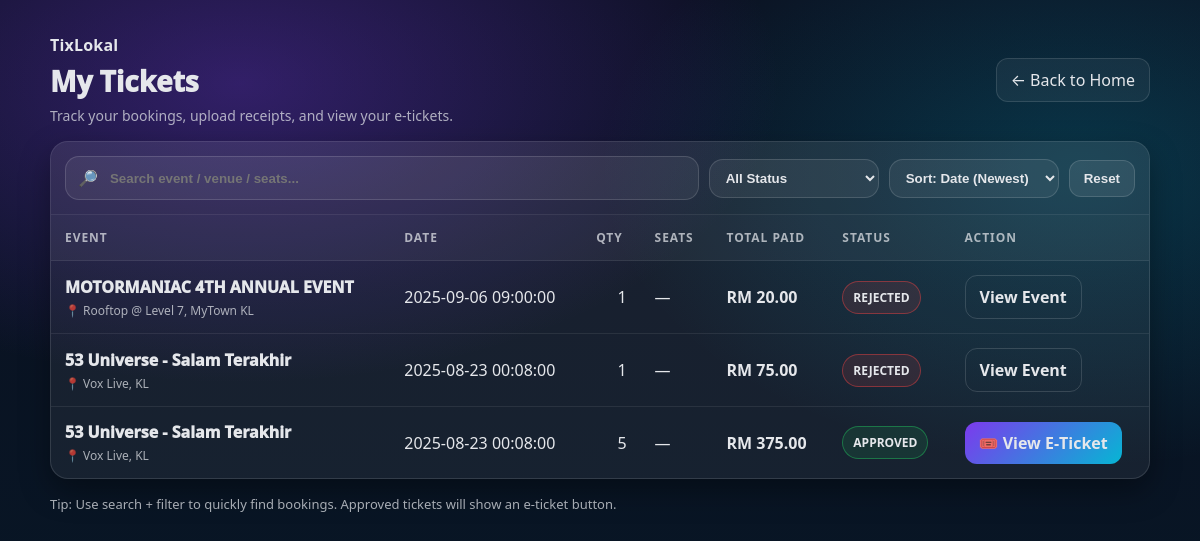
/my_tickets.php (signed in), run on the app's committed database.
### tables this page shows
CREATE TABLE `bookings` (
  `id` int(11) NOT NULL,
  `user_id` int(11) DEFAULT NULL,
  `concert_id` int(11) DEFAULT NULL,
  `quantity` int(11) DEFAULT 1,
  `total_price` decimal(10,2) DEFAULT 0.00,
  `booking_date` timestamp NOT NULL DEFAULT current_timestamp(),
  `status` enum('pending_payment','verification_pending','approved','rejected') DEFAULT 'pending_payment',
  `qr_code_data` varchar(255) DEFAULT NULL
);

CREATE TABLE `concerts` (
  `id` int(11) NOT NULL,
  `artist` varchar(100) DEFAULT NULL,
  `venue` varchar(100) DEFAULT NULL,
  `event_date` datetime DEFAULT NULL,
  `price` decimal(10,2) DEFAULT NULL,
  `capacity` int(11) DEFAULT 100,
  `description` text DEFAULT NULL,
  `spotify_url` varchar(255) DEFAULT NULL,
  `image_url` varchar(255) DEFAULT NULL
);

### my_tickets.php (the view, shortened to what this page needs)
<?php
include 'config.php';
$user_id = (int)$_SESSION['user_id'];
?>
<!DOCTYPE html>
<html>
<head>
</head>
<body>
<div class="wrap">
  <div class="top">
    <div>
      <div class="brand">TixLokal</div>
      <div class="h1">My Tickets</div>
      <div class="sub">Track your bookings, upload receipts, and view your e‑tickets.</div>
    </div>
    <a class="back" href="index.php">← Back to Home</a>
  </div>
<?php
$sql = "SELECT b.*, c.artist, c.venue, c.event_date
        FROM bookings b
        JOIN concerts c ON b.concert_id = c.id
        WHERE b.user_id={$user_id}
        ORDER BY b.booking_date DESC";
$res = mysqli_query($conn, $sql);
$hasRows = ($res && mysqli_num_rows($res) > 0);
if (!$hasRows) {
?>
  <div class="empty">
    <div style="font-weight:900;color:var(--text);font-size:16px;">No tickets yet</div>
    <div style="margin-top:6px;">Browse events and book your first concert ticket.</div>
    <div style="margin-top:14px;">
      <a class="btn primary" href="index.php">🎫 Explore Events</a>
    </div>
  </div>
<?php
} else {
?>
  <div class="panel">
    <div class="controls">
      <div class="field" title="Search event / venue / seats">
        🔎 <input id="q" type="text" placeholder="Search event / venue / seats..." autocomplete="off" />
      </div>
      <select id="status" class="select" title="Filter status">
        <option value="all">All Status</option>
      </select>
      <select id="sort" class="select" title="Sort">
        <option value="date_desc">Sort: Date (Newest)</option>
      </select>
      <button class="btn" id="reset" type="button">Reset</button>
    </div>
    <div class="tableWrap">
      <table id="tixTable">
        <thead>
          <tr>
            <th>Event</th>
            <th>Date</th>
            <th>Qty</th>
            <th>Seats</th>
            <th>Total Paid</th>
            <th>Status</th>
            <th>Action</th>
          </tr>
        </thead>
        <tbody>
<?php
  while ($row = mysqli_fetch_assoc($res)) {
    $booking_id = (int)$row['id'];
    $status = (string)$row['status'];
    $badgeClass = 'bad';
    if ($status === 'approved') $badgeClass = 'ok';
    elseif ($status === 'pending_payment') $badgeClass = 'warn';
    $seat_codes = [];
    $seats_text = !empty($seat_codes) ? implode(', ', $seat_codes) : '—';
    $total = isset($row['total_price']) ? (float)$row['total_price'] : 0.0;
    $event_date_raw = $row['event_date'] ?? '';
    $event_ts = strtotime($event_date_raw);
    $event_ts = $event_ts ? $event_ts : 0;
    $search_blob = strtolower(($row['artist'] ?? '').' '.($row['venue'] ?? '').' '.$event_date_raw.' '.$seats_text.' '.$status);
?>
          <tr class="tixRow"
              data-status="<?php echo htmlspecialchars($status); ?>"
              data-total="<?php echo htmlspecialchars(number_format($total, 2, '.', '')); ?>"
              data-date="<?php echo (int)$event_ts; ?>"
              data-search="<?php echo htmlspecialchars($search_blob); ?>">
            <td class="eventCell" data-label="Event">
              <div class="cellTitle"><?php echo htmlspecialchars($row['artist'] ?? ''); ?></div>
              <div class="cellSub">📍 <?php echo htmlspecialchars($row['venue'] ?? ''); ?></div>
            </td>
            <td data-label="Date"><?php echo htmlspecialchars($event_date_raw); ?></td>
            <td data-label="Qty" style="text-align:right;"><?php echo (int)($row['quantity'] ?? 1); ?></td>
            <td data-label="Seats"><?php echo htmlspecialchars($seats_text); ?></td>
            <td data-label="Total Paid"><b>RM <?php echo number_format($total, 2); ?></b></td>
            <td data-label="Status">
              <span class="badge <?php echo $badgeClass; ?>"><?php echo strtoupper(str_replace('_',' ',htmlspecialchars($status))); ?></span>
            </td>
            <td data-label="Action">
              <?php if ($status === 'approved') { ?>
                <a class="btn primary" href="view_ticket.php?id=<?php echo $booking_id; ?>">🎟️ View E‑Ticket</a>
              <?php } elseif ($status === 'pending_payment') { ?>
                <a class="btn primary" href="upload_receipt.php?booking_id=<?php echo $booking_id; ?>">⬆️ Upload Receipt</a>
              <?php } else { ?>
                <a class="btn ghost" href="concert_details.php?id=<?php echo (int)$row['concert_id']; ?>">View Event</a>
              <?php } ?>
            </td>
          </tr>
<?php
  }
?>
        </tbody>
      </table>
    </div>
  </div>
<?php
}
?>
  <div class="footer-note">
    Tip: Use search + filter to quickly find bookings. Approved tickets will show an e‑ticket button.
  </div>
</div>
</body>
</html>

### my_tickets.php (style rules this page uses)
:root { --bg1:#0b1020; --bg2:#071827; --glass:rgba(255,255,255,.06); --border:rgba(255,255,255,.12); --text:#e5e7eb; --muted:rgba(229,231,235,.72); --primary1:#7c3aed; --primary2:#06b6d4; --ok:#22c55e; --warn:#f59e0b; --bad:#ef4444; }
body { margin:0; font-family:system-ui,-apple-system,Segoe UI,Roboto,Arial; color:var(--text); background: radial-gradient(900px 500px at 20% 10%, rgba(124,58,237,.35), transparent 60%), radial-gradient(800px 500px at 90% 20%, rgba(6,182,212,.22), transparent 60%), linear-gradient(180deg, var(--bg1), var(--bg2)); min-height:100vh; }
a { color:inherit }
.wrap { max-width:1100px;margin:34px auto;padding:0 18px; }
.top { display:flex;justify-content:space-between;align-items:center;gap:14px;flex-wrap:wrap;margin-bottom:16px; }
.brand { font-weight:900;letter-spacing:.2px }
.back { display:inline-flex;align-items:center;gap:10px; padding:10px 14px;border-radius:12px; text-decoration:none; border:1px solid var(--border); background:rgba(255,255,255,.05); }
.h1 { font-size:28px;font-weight:950;margin:6px 0 0 }
.sub { color:var(--muted);margin-top:6px;font-size:14px }
.panel { border:1px solid var(--border); background:var(--glass); border-radius:18px; box-shadow:0 12px 30px rgba(0,0,0,.35); overflow:hidden; }
.controls { display:flex;gap:10px;flex-wrap:wrap;align-items:center; padding:14px; border-bottom:1px solid rgba(255,255,255,.08); background:rgba(255,255,255,.03); }
.field { display:flex;align-items:center;gap:10px; padding:10px 12px;border-radius:14px; border:1px solid rgba(255,255,255,.14); background:rgba(255,255,255,.06); flex:1;min-width:220px; }
.field input { width:100%; border:0;outline:0;background:transparent; color:var(--text);font-weight:700; }
.select { padding:10px 12px;border-radius:14px; border:1px solid rgba(255,255,255,.14); background:rgba(255,255,255,.06); color:var(--text);font-weight:800; outline:0; min-width:170px; }
.btn { appearance:none;border:none;cursor:pointer; padding:10px 14px;border-radius:12px; font-weight:900; text-decoration:none; color:var(--text); background:rgba(255,255,255,.08); border:1px solid rgba(255,255,255,.14); display:inline-flex;align-items:center;gap:10px; white-space:nowrap; }
.btn.primary { background:linear-gradient(135deg,var(--primary1),var(--primary2)); border:0; }
.btn.ghost { background:transparent }
.tableWrap { width:100%;overflow:auto; }
table { width:100%;border-collapse:separate;border-spacing:0; }
thead th { text-align:left; font-size:12px; letter-spacing:.08em; text-transform:uppercase; color:rgba(229,231,235,.72); padding:14px; background:rgba(255,255,255,.04); border-bottom:1px solid rgba(255,255,255,.08); white-space:nowrap; }
tbody td { padding:14px; border-bottom:1px solid rgba(255,255,255,.08); vertical-align:middle; white-space:nowrap; }
tbody tr:last-child td { border-bottom:none; }
.eventCell { white-space:normal;min-width:280px; }
.cellTitle { font-weight:950; }
.cellSub { margin-top:4px;font-size:12px;color:var(--muted); }
.badge { display:inline-flex;align-items:center; padding:7px 10px;border-radius:999px; border:1px solid rgba(255,255,255,.14); background:rgba(255,255,255,.06); font-size:12px;font-weight:900; }
.badge.ok { border-color:rgba(34,197,94,.45);background:rgba(34,197,94,.12) }
.badge.bad { border-color:rgba(239,68,68,.45);background:rgba(239,68,68,.12) }
.footer-note { margin-top:16px;color:var(--muted);font-size:13px }

### data on the page
bookings: concert.artist "MOTORMANIAC 4TH ANNUAL EVENT", concert.venue "Rooftop @ Level 7, MyTown KL", concert.event_date "2025-09-06 09:00:00", quantity "1", seats_text "—", total_price "20.00", status "REJECTED"
bookings: concert.artist "53 Universe - Salam Terakhir", concert.venue "Vox Live, KL", concert.event_date "2025-08-23 00:08:00", quantity "1", seats_text "—", total_price "75.00", status "REJECTED"
bookings: concert.artist "53 Universe - Salam Terakhir", concert.venue "Vox Live, KL", concert.event_date "2025-08-23 00:08:00", quantity "5", seats_text "—", total_price "375.00", status "APPROVED"
